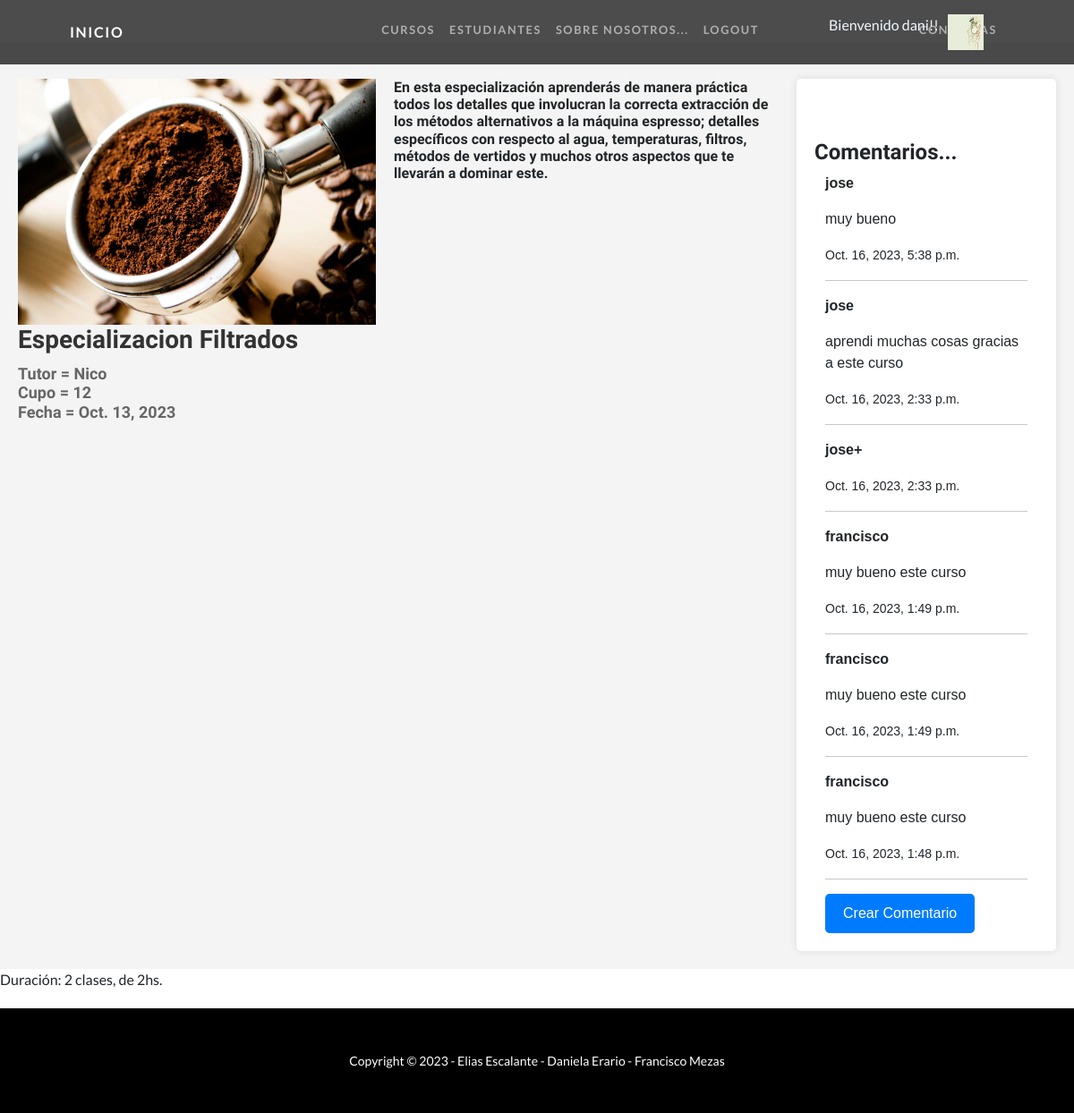
/clases/detalle/1 (signed in), run on an earlier commit of the app's database.
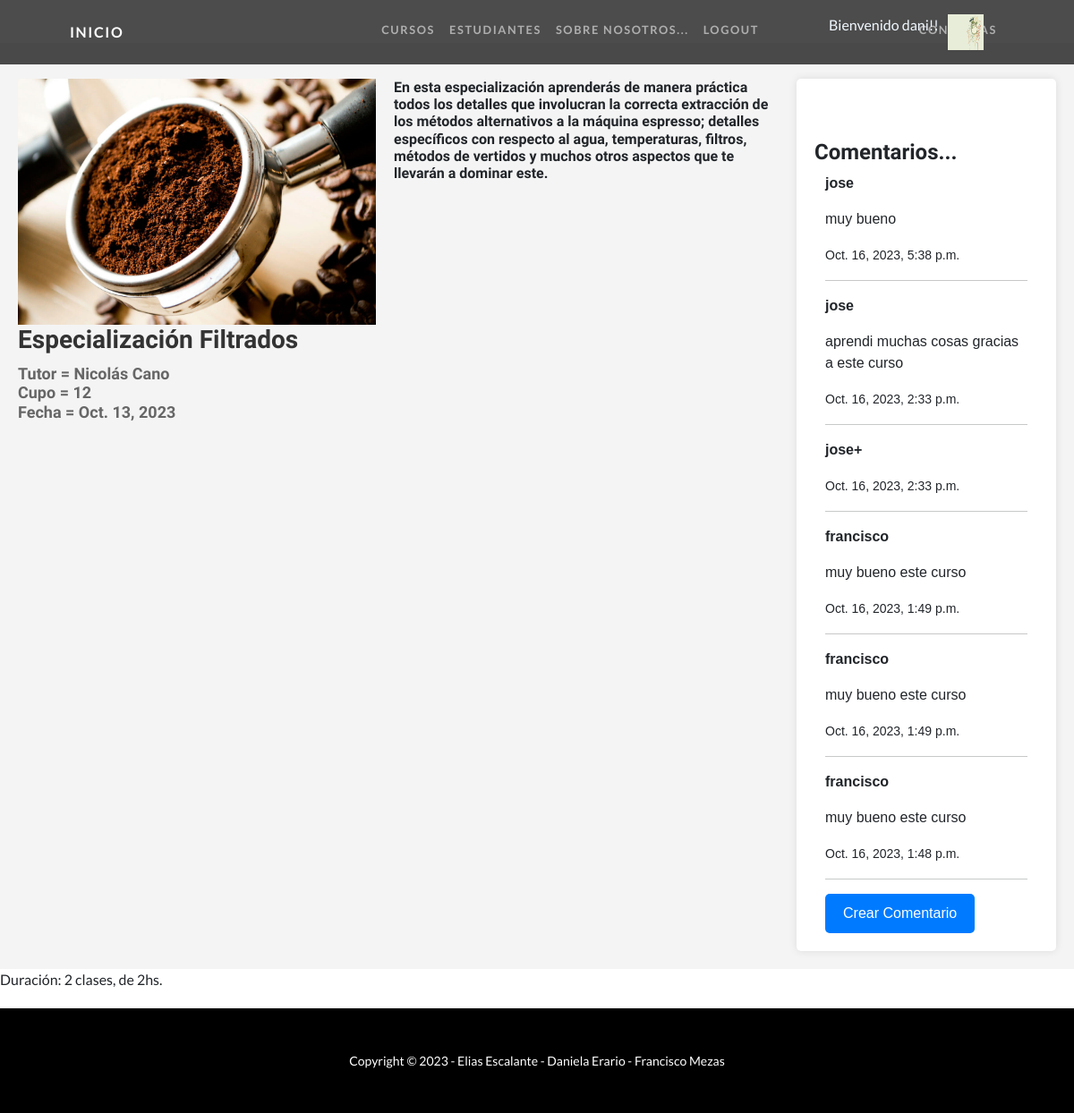
And on a later commit of the database.
### User/models.py (models this page shows)
class Imagen(models.Model):
    user = models.ForeignKey(User, on_delete=models.CASCADE, null=True)
    imagen = models.ImageField(upload_to='imagenes', null=True, blank = True)
    def __str__(self):
        return f"{settings.MEDIA_URL}{self.imagen}"

### CursosApp/models.py (models this page shows, shortened)
class Curso(models.Model):
    nombre = models.CharField(max_length=40)
    tutor = models.CharField(max_length=40)
    cupo = models.IntegerField()
    fecha = models.DateField()
    imagen = models.ImageField(upload_to="cursos",null=True)
    descripcion = models.CharField(max_length=400, null = True)

class Comentario(models.Model):
    comentario = models.ForeignKey(Curso, related_name='comentarios', on_delete=models.CASCADE, null=True)
    nombre = models.CharField(max_length=40)
    mensaje = models.TextField(null=True, blank=True)
    fechaComentario = models.DateTimeField(default=timezone.now)
    class Meta:
        ordering = ['-fechaComentario']

### CursosApp/views.py (the view)
# urls.py: path('clases/detalle/<int:pk>', views.CursoDetalle.as_view(), name='Detalle'),
class CursoDetalle(DetailView):
    model = Curso
    template_name = 'CursosApp/curso_detalle.html'

### CursosApp/context_processors.py (called while the page is built)
def custom_user(request):
    context = auth(request)
    user = context['user']
    if user.is_authenticated:
        imagen = Imagen.objects.filter(user=request.user.id)
        if len(imagen) > 0:
            context['user_avatar'] = imagen[0]
        else:
            context['user_avatar'] = ""
    return context

### CursosApp/templates/CursosApp/curso_detalle.html (shortened to what this page needs)
{% extends "CursosApp/base.html" %}
{% load static %}
{% block section1 %}
<link href="{% static 'CursosApp/css/detalles.css' %}" rel="stylesheet" />
  <body>
    <br>
    <br>
    <div class="custom-cursos-page">
        <div class="course-info">
            <img src="{{ curso.imagen.url }}" class="custom-course-image" alt="...">
            <div class="custom-course-details">
                <h2 class="custom-titulo">{{ curso.nombre }}</h2>
                <h3 class="custom-informacion">
                    Tutor = {{ curso.tutor }}<br>
                    Cupo = {{ curso.cupo }}<br>
                    Fecha = {{ curso.fecha }}<br>
                </h3>
            </div>
        </div>
        <br>
        <h3 class="custom-descripcion">{{ curso.descripcion }}</h3>
        <div class="custom-comentarios">
            <br>
            <br>
            <h4>Comentarios...</h4>
            <div class="container">
                {% if not curso.comentarios.all %}
                No han comentado este curso
                {% else %}
                {% for comentario in curso.comentarios.all %}
                <p><strong>{{ comentario.nombre }}</strong></p>
                <p>{{ comentario.mensaje }}</p>
                <p><small>{{ comentario.fechaComentario }}</small></p>
                <hr>
                {% endfor %}
                {% endif %}
                {% if curso.id %}
                <a class="custom-create-comment" href="{% url 'crear_comentario' curso.id %}">Crear Comentario</a>
                {% else %}
                <p>El ID del curso no es válido.</p>
                {% endif %}
            </div>
        </div>
    </div>
    <p class="custom-duration">Duración: 2 clases, de 2hs.</p>
  </body>
{% endblock section1 %}

### CursosApp/templates/CursosApp/base.html (shortened to what this page needs)
<!DOCTYPE html>
<html lang="en">
    <head>
        {% load static %}
        <link href="{% static 'CursosApp/css/styles.css' %}" rel="stylesheet" />
    </head>
    <body id="page-top">
        <nav class="navbar navbar-expand-lg navbar-dark navbar-custom fixed-top">
            <div class="container px-5">
                <a class="navbar-brand" href="{% url 'Inicio' %}">Inicio</a>
                <div class="collapse navbar-collapse" id="navbarResponsive">
                    <ul class="navbar-nav ms-auto">
                        <li class="nav-item"><a class="nav-link" href="{% url 'Cursos' %}">Cursos</a></li>
                        {% if not request.user.is_authenticated %}
                        <li class="nav-item"><a class="nav-link" href="{% url 'Estudiantes' %}">Estudiantes</a></li>
                        {% else %}
                        <li class="nav-item"><a class="nav-link" href="{% url 'editar_perfil' %}">Estudiantes</a></li>
                        {% endif %}
                        <li class="nav-item"><a class="nav-link" href="{% url 'Nosotros' %}">Sobre Nosotros...</a></li>
                        {% if request.user.is_authenticated %}
                        <li class="nav-item"><a class="nav-link" href="{% url 'Logout' %}">Logout</a></li>
                        <li class="nav-item" style="position: relative;left: 70px; color: aliceblue">Bienvenido {{user.username}}!!</li>
                            {% if user_avatar %}
                            <img src="{{user_avatar}}" alt="" style="height: 40px;width: 40px; position: relative; left: 80px;">
                            {% endif %}
                        {% endif %}
                        {% if request.user.is_superuser %}
                        <li class="nav-item"><a class="nav-link" href="{% url 'lista_consultas' %}">Consultas</a></li>
                        {% endif %}
                    </ul>
                </div>
            </div>
        </nav>
    {% block section1 %}
    {% endblock %}
            <footer class="py-5 bg-black">
                <div class="container px-5"><p class="m-0 text-center text-white small">Copyright &copy; 2023 - Elias Escalante - Daniela Erario - Francisco Mezas</p></div>
            </footer>
        </body>
    </html>

### CursosApp/static/CursosApp/css/detalles.css (style rules this page uses)
.custom-cursos-page { font-family: Arial, sans-serif; background-color: #f4f4f4; margin: 0; padding: 0; display: flex; align-items: flex-start; padding: 20px; }
.custom-course-image { max-width: 400px; max-height: 400px; margin-right: 20px; margin-top: 20px; }
.custom-titulo { color: #333; font-size: 28px; margin-bottom: 10px; }
.custom-informacion { color: #666; font-size: 18px; }
.custom-descripcion { font-size: 16px; flex: 3; margin-top: 20px; }
.custom-comentarios { background-color: #fff; padding: 20px; border-radius: 5px; box-shadow: 0 0 10px rgba(0, 0, 0, 0.1); max-width: 25%; margin-left: 20px; overflow-y: scroll; margin-top: 20px; }
.custom-duration { font-size: 16px; margin-bottom: 20px; }
.custom-create-comment { display: inline-block; padding: 10px 20px; background-color: #007bff; color: #fff; text-decoration: none; border-radius: 5px; transition: background-color 0.3s; }

What changed in the data, as far as the page shows it:
changed Curso: nombre "Especializacion Filtrados" → "Especialización Filtrados"; tutor "Nico" → "Nicolás Cano"
